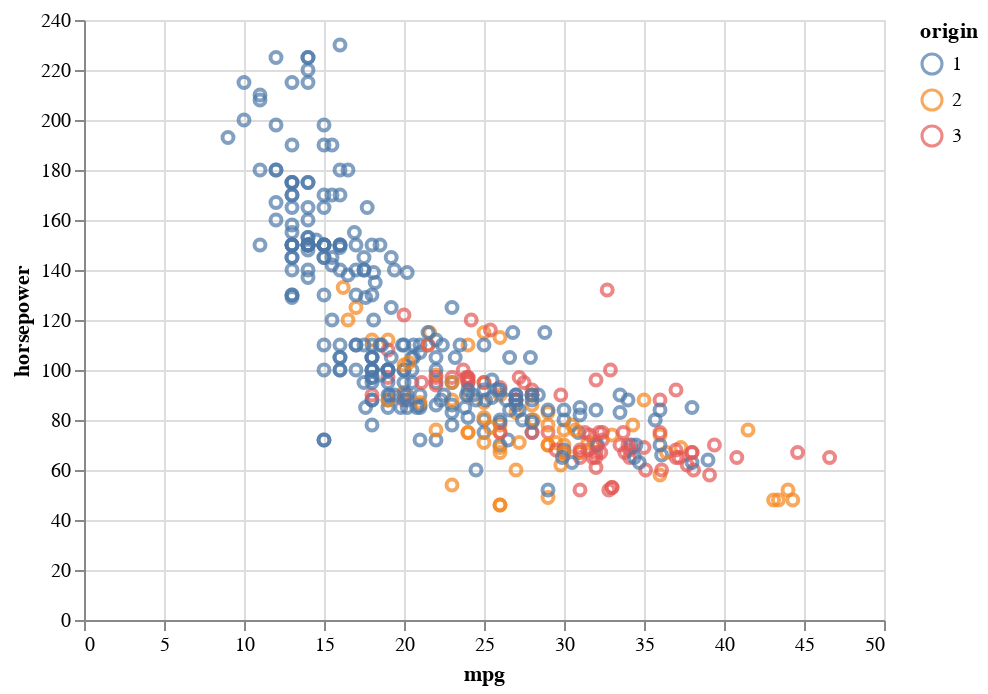

Notebook source saved alongside this figure:
### Code cell
alt.Chart(cars).mark_point().encode(
    x='mpg:Q',
    y='horsepower:Q',
    color='origin:N'
)

### Figure 1 — Vega-Lite specification as saved in the notebook (floating-point values rounded to 4 significant figures; data arrays with more than 128 entries replaced by an {"elided": "..."} marker saying what was removed)
{"$schema": "https://vega.github.io/schema/vega-lite/v3.2.1.json", "config": {"mark": {"tooltip": null}, "view": {"height": 300, "width": 400}}, "data": {"name": "data-0b25d0b50cf28a82b5dcadb7d45f0bc1"}, "datasets": {"data-0b25d0b50cf28a82b5dcadb7d45f0bc1": {"elided": "398 records"}}, "encoding": {"color": {"field": "origin", "type": "nominal"}, "x": {"field": "mpg", "type": "quantitative"}, "y": {"field": "horsepower", "type": "quantitative"}}, "mark": "point"}
